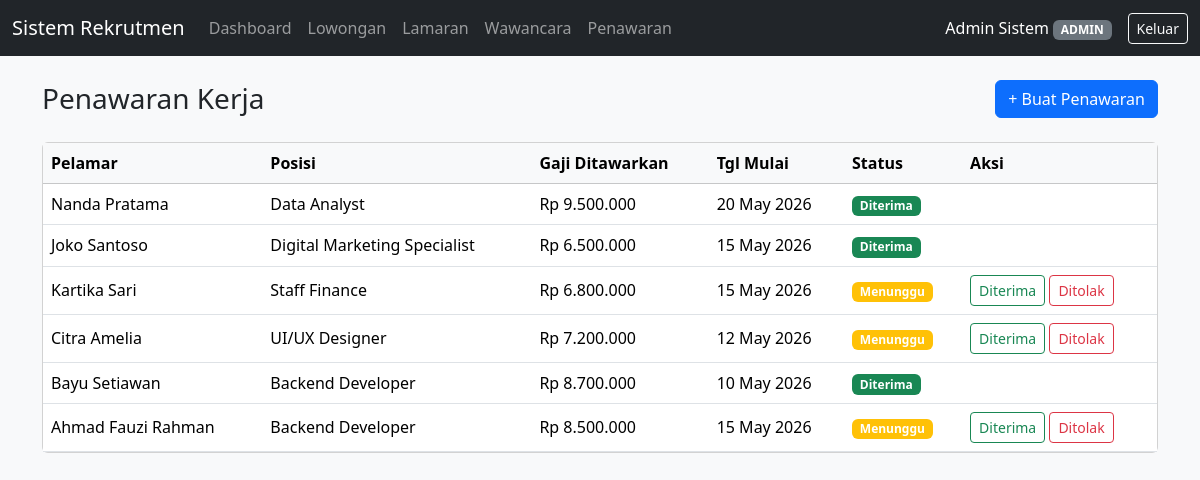
Page /penawaran.php (signed in) on the committed database.
### tables this page shows
CREATE TABLE penawaran_kerja (
    id_penawaran       INT AUTO_INCREMENT PRIMARY KEY,
    id_lamaran         INT NOT NULL,
    gaji_ditawarkan    DECIMAL(12,2) NOT NULL,
    tanggal_mulai      DATE NOT NULL,
    tanggal_penawaran  DATE NOT NULL DEFAULT (CURRENT_DATE),
    status_respon      ENUM('Menunggu','Diterima','Ditolak') NOT NULL DEFAULT 'Menunggu',
    CONSTRAINT fk_penawaran_lamaran FOREIGN KEY (id_lamaran)
        REFERENCES lamaran(id_lamaran) ON UPDATE CASCADE ON DELETE CASCADE,
    CONSTRAINT uq_penawaran_lamaran UNIQUE (id_lamaran)
);

CREATE TABLE pelamar (
    id_pelamar     INT AUTO_INCREMENT PRIMARY KEY,
    nama           VARCHAR(100) NOT NULL,
    email          VARCHAR(100) NOT NULL,
    telepon        VARCHAR(20),
    tanggal_lahir  DATE,
    alamat         VARCHAR(255),
    cv_path        VARCHAR(255),
    created_at     TIMESTAMP DEFAULT CURRENT_TIMESTAMP,
    UNIQUE KEY uq_pelamar_email (email)
);

CREATE TABLE lowongan (
    id_lowongan        INT AUTO_INCREMENT PRIMARY KEY,
    id_departemen      INT NOT NULL,
    posisi             VARCHAR(100) NOT NULL,
    kualifikasi        TEXT,
    jumlah_dibutuhkan  INT NOT NULL DEFAULT 1,
    tanggal_posting    DATE NOT NULL,
    batas_lamaran      DATE NOT NULL,
    status             ENUM('Buka','Ditutup','Terpenuhi') NOT NULL DEFAULT 'Buka',
    CONSTRAINT fk_lowongan_departemen FOREIGN KEY (id_departemen)
        REFERENCES departemen(id_departemen) ON UPDATE CASCADE ON DELETE RESTRICT,
    CONSTRAINT chk_batas_lamaran CHECK (batas_lamaran >= tanggal_posting)
);

### includes/auth.php (called while the page is built, shortened)
<?php
function current_user(): array
{
    return [
        'id_user' => $_SESSION['id_user'] ?? null,
        'nama'    => $_SESSION['nama'] ?? null,
        'role'    => $_SESSION['role'] ?? null,
    ];
}

### penawaran.php (the view, shortened to what this page needs)
<?php
require_once 'config/database.php';
require_once 'includes/auth.php';
$user       = current_user();
$can_manage = in_array($user['role'], ['admin', 'hrd'], true);
$daftar = $pdo->query("
    SELECT pk.*, p.nama AS nama_pelamar, low.posisi
    FROM penawaran_kerja pk
    JOIN lamaran lam ON lam.id_lamaran = pk.id_lamaran
    JOIN pelamar p ON p.id_pelamar = lam.id_pelamar
    JOIN lowongan low ON low.id_lowongan = lam.id_lowongan
    ORDER BY pk.tanggal_penawaran DESC
")->fetchAll();
function badge_status_penawaran(string $s): string
{
    if ($s === 'Diterima') return 'success';
    return 'warning';
}
require_once 'includes/header.php';
?>
<div class="d-flex justify-content-between align-items-center mb-4">
    <h3 class="mb-0">Penawaran Kerja</h3>
    <?php if ($can_manage): ?>
        <a href="penawaran_tambah.php" class="btn btn-primary">+ Buat Penawaran</a>
    <?php endif; ?>
</div>
<div class="card">
    <div class="table-responsive">
        <table class="table table-hover mb-0 align-middle">
            <thead class="table-light">
                <tr>
                    <th>Pelamar</th><th>Posisi</th><th>Gaji Ditawarkan</th>
                    <th>Tgl Mulai</th><th>Status</th>
                    <?php if ($can_manage): ?><th>Aksi</th><?php endif; ?>
                </tr>
            </thead>
            <tbody>
                <?php foreach ($daftar as $r): ?>
                <tr>
                    <td><?= htmlspecialchars($r['nama_pelamar']) ?></td>
                    <td><?= htmlspecialchars($r['posisi']) ?></td>
                    <td>Rp <?= number_format((float) $r['gaji_ditawarkan'], 0, ',', '.') ?></td>
                    <td><?= date('d M Y', strtotime($r['tanggal_mulai'])) ?></td>
                    <td><span class="badge bg-<?= badge_status_penawaran($r['status_respon']) ?>"><?= htmlspecialchars($r['status_respon']) ?></span></td>
                    <?php if ($can_manage): ?>
                    <td class="text-nowrap">
                        <?php if ($r['status_respon'] === 'Menunggu'): ?>
                            <form method="POST" class="d-inline" onsubmit="return confirm('Tandai penawaran ini DITERIMA pelamar?');">
                                <button class="btn btn-sm btn-outline-success">Diterima</button>
                            </form>
                            <form method="POST" class="d-inline">
                                <button class="btn btn-sm btn-outline-danger">Ditolak</button>
                            </form>
                        <?php endif; ?>
                    </td>
                    <?php endif; ?>
                </tr>
                <?php endforeach; ?>
            </tbody>
        </table>
    </div>
</div>
<?php require_once 'includes/footer.php'; ?>

### rows in the picture
penawaran_kerja: pelamar.nama "Nanda Pratama", lowongan.posisi "Data Analyst", gaji_ditawarkan "9.500.000", tanggal_mulai "20 May 2026", status_respon "Diterima"
penawaran_kerja: pelamar.nama "Joko Santoso", lowongan.posisi "Digital Marketing Specialist", gaji_ditawarkan "6.500.000", tanggal_mulai "15 May 2026", status_respon "Diterima"
penawaran_kerja: pelamar.nama "Kartika Sari", lowongan.posisi "Staff Finance", gaji_ditawarkan "6.800.000", tanggal_mulai "15 May 2026", status_respon "Menunggu"
penawaran_kerja: pelamar.nama "Citra Amelia", lowongan.posisi "UI/UX Designer", gaji_ditawarkan "7.200.000", tanggal_mulai "12 May 2026", status_respon "Menunggu"
penawaran_kerja: pelamar.nama "Bayu Setiawan", lowongan.posisi "Backend Developer", gaji_ditawarkan "8.700.000", tanggal_mulai "10 May 2026", status_respon "Diterima"
penawaran_kerja: pelamar.nama "Ahmad Fauzi Rahman", lowongan.posisi "Backend Developer", gaji_ditawarkan "8.500.000", tanggal_mulai "15 May 2026", status_respon "Menunggu"

### other values in the picture
$user['nama'] "Admin Sistem"
$user['role'] "ADMIN"
